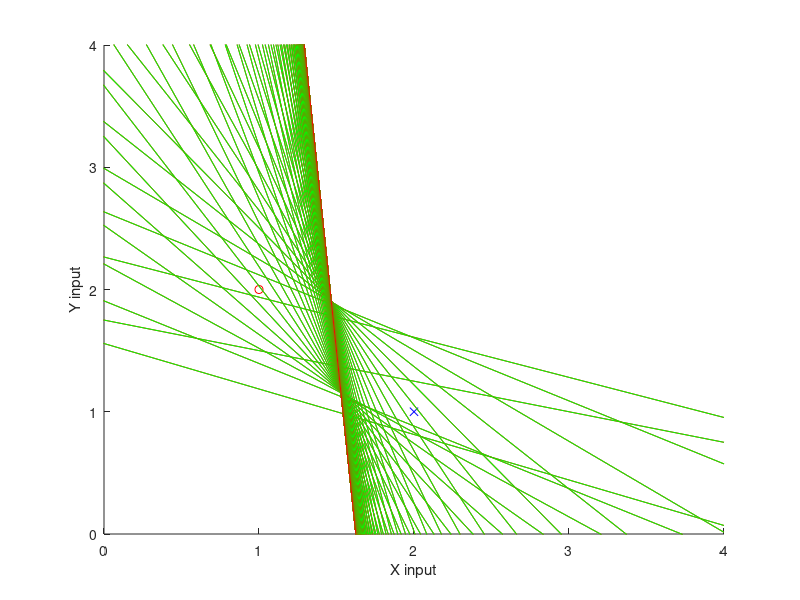
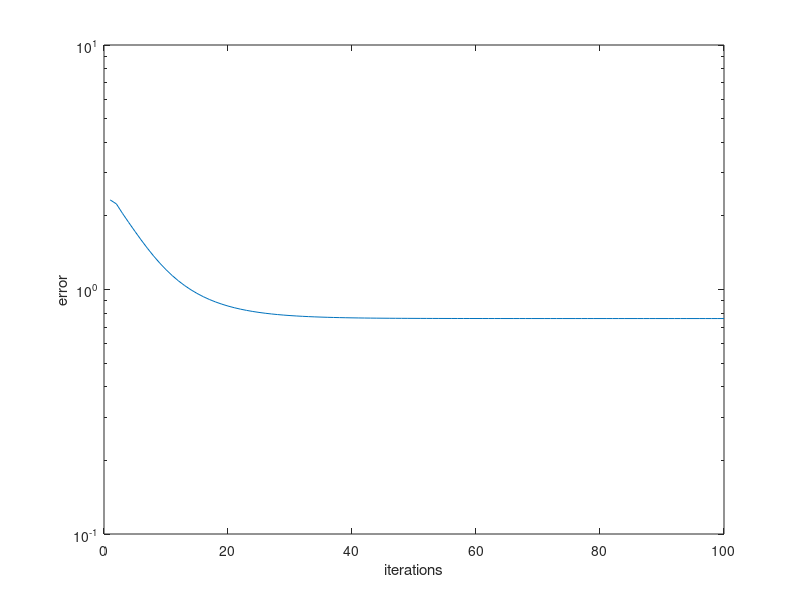

Reproduce these figures in MATLAB, in order.
%Example from Bodgan M. Wilamowski
%NEURAL NETWORKS
%single neuron training

%single neuron LMS training with soft activation function
format compact; clear all;
ip=[1 2; 2 1], dp=[-1,1]', ww=[1 3 -3], c=0.1; k=1;
figure(1); clf; hold on; xlabel('X input'); ylabel('Y input');
plot(ip(1,1),ip(1,2),'ro'); plot(ip(2,1),ip(2,2),'bx');
[np,ni]=size(ip); ip(:,ni+1)=ones(np,1) %augmenting
a=axis ; a=[0 4 0 4]; axis(a); j=0;
for ite=1:100,
for p=1:np,
j=j+1; if j>1, plot(x,y,'g'); end;
net(p)=ip(p,:)*ww' ;
op(p)=tanh(0.5*k*net(p)); %hyperbolic function
er(p)=dp(p)-op(p); ww=ww+c*(dp(p)-net(p))*ip(p,:);
x(1)=-1; y(1)=-(ww(1)*x(1)+ww(3))./ww(2);
x(2)=4; y(2)=-(ww(1)*x(2)+ww(3))./ww(2);
plot(x,y,'r');
end
ter=sqrt(er*er'), tter(ite)=ter;
if ter <0.0001, break; end;
end;
hold off; ite
figure(2); clf;
semilogy(tter); xlabel('iterations'); ylabel('error');